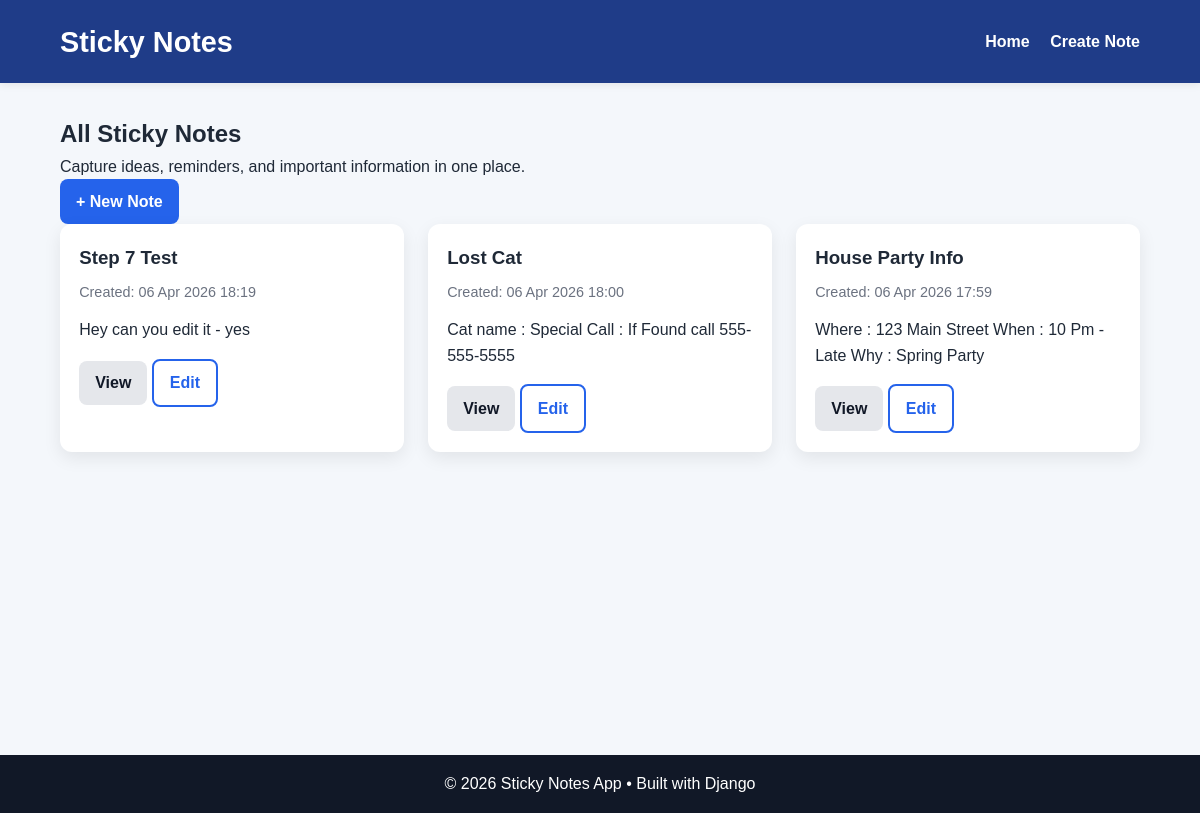
The page / on the database its author committed.
### notes/models.py (models this page shows, shortened)
class Note(models.Model):
    title = models.CharField(max_length=200)
    content = models.TextField()
    created_at = models.DateTimeField(auto_now_add=True)
    updated_at = models.DateTimeField(auto_now=True)
    class Meta:
        ordering = ["-created_at"]

### notes/views.py (the view)
# urls.py: path("", views.note_list, name="note_list"),
def note_list(request):
    notes = Note.objects.all()
    context = {
        "notes": notes,
        "page_title": "All Sticky Notes",
    }
    return render(request, "notes/note_list.html", context)

### notes/templates/notes/note_list.html (shortened to what this page needs)
{% extends "base.html" %}
{% block content %}
<section class="page-heading">
    <div>
        <h2>All Sticky Notes</h2>
        <p>Capture ideas, reminders, and important information in one place.</p>
    </div>
    <a class="btn btn-primary" href="{% url 'note_create' %}">+ New Note</a>
</section>
{% if notes %}
    <section class="notes-grid">
        {% for note in notes %}
            <article class="note-card">
                <h3>{{ note.title }}</h3>
                <p class="note-meta">Created: {{ note.created_at|date:"d M Y H:i" }}</p>
                <p class="note-preview">{{ note.content|truncatechars:140 }}</p>
                <div class="card-actions">
                    <a class="btn btn-secondary" href="{% url 'note_detail' note.pk %}">View</a>
                    <a class="btn btn-outline" href="{% url 'note_update' note.pk %}">Edit</a>
                </div>
            </article>
        {% endfor %}
    </section>
{% else %}
    <section class="empty-state">
        <h3>No notes yet</h3>
        <p>Create your first sticky note to get started.</p>
        <a class="btn btn-primary" href="{% url 'note_create' %}">Create First Note</a>
    </section>
{% endif %}
{% endblock %}

### notes/templates/base.html (shortened to what this page needs)
{% load static %}
<!DOCTYPE html>
<html lang="en">
<head>
    <link rel="stylesheet" href="{% static 'notes/styles.css' %}">
</head>
<body>
    <header class="site-header">
        <div class="container header-content">
            <h1 class="site-title">
                <a href="{% url 'note_list' %}">Sticky Notes</a>
            </h1>
            <nav class="site-nav">
                <a href="{% url 'note_list' %}">Home</a>
                <a href="{% url 'note_create' %}">Create Note</a>
            </nav>
        </div>
    </header>
    <main class="container main-content">
        {% block content %}
        {% endblock %}
    </main>
    <footer class="site-footer">
        <div class="container">
            <p>&copy; 2026 Sticky Notes App • Built with Django</p>
        </div>
    </footer>
</body>
</html>

### notes/static/notes/styles.css (style rules this page uses)
* { box-sizing: border-box; margin: 0; padding: 0; }
body { font-family: Arial, Helvetica, sans-serif; background-color: #f4f7fb; color: #1f2937; line-height: 1.6; }
.container { width: min(1100px, 90%); margin: 0 auto; }
.site-header { background: #1f3c88; color: #ffffff; padding: 1rem 0; box-shadow: 0 2px 8px rgba(0, 0, 0, 0.08); }
.header-content { display: flex; justify-content: space-between; align-items: center; }
.site-title a { color: #ffffff; text-decoration: none; font-size: 1.8rem; font-weight: bold; }
.site-nav a { margin-left: 1rem; color: #ffffff; text-decoration: none; font-weight: 600; }
.main-content { padding: 2rem 0; min-height: 80vh; }
.site-footer { background: #111827; color: #ffffff; text-align: center; padding: 1rem 0; margin-top: 2rem; }
.btn { display: inline-block; padding: 0.6rem 1rem; border-radius: 8px; text-decoration: none; font-weight: bold; border: none; cursor: pointer; }
.btn-primary { background: #2563eb; color: #ffffff; }
.btn-secondary { background: #e5e7eb; color: #111827; }
.btn-outline { border: 2px solid #2563eb; color: #2563eb; background: transparent; }
.notes-grid { display: grid; grid-template-columns: repeat(auto-fit, minmax(280px, 1fr)); gap: 1.5rem; }
.note-card { background: #ffffff; border-radius: 12px; padding: 1.2rem; box-shadow: 0 6px 18px rgba(0, 0, 0, 0.08); }
.note-card h3 { margin-bottom: 0.5rem; }
.note-meta { font-size: 0.9rem; color: #6b7280; margin-bottom: 0.8rem; }
.note-preview { margin-bottom: 1rem; }

### rows shown on the page
Note: title "Step 7 Test", created_at "06 Apr 2026 18:19", content "Hey can you edit it - yes"
Note: title "Lost Cat", created_at "06 Apr 2026 18:00", content "Cat name : Special Call : If Found call 555-555-5555"
Note: title "House Party Info", created_at "06 Apr 2026 17:59", content "Where : 123 Main Street When : 10 Pm - Late Why : Spring Party"
